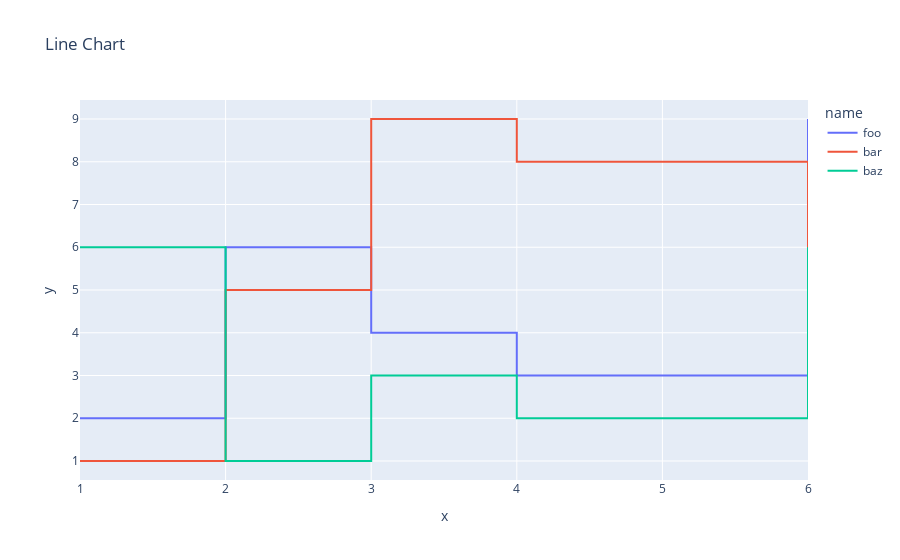

The code cell stored with this chart in its notebook:
### Code cell
x = [1, 2, 3, 4, 6]
y = [2, 6, 4, 3, 9]
y2 = [1, 5, 9, 8 ,3]
y3 = [6, 1, 3, 2, 6]
x_lines = [x, x, x]
y_lines = [y, y2, y3]
yaxis_names = ['foo', 'bar', 'baz']

# Step plot

print(x_lines)
df = pd.DataFrame(columns=['x', 'y', 'name'])
for i in range(len(y_lines)):
    for (x, y) in zip(x_lines[i], y_lines[i]):
        print(x, y)
        df.loc[len(df)] = [x, y, yaxis_names[i]]

fig = px.line(data_frame=df ,x='x', y='y', color='name', title="Line Chart",line_shape='hv')

# Restrict zooming to only on x axis
fig.update_layout(
    yaxis=dict(fixedrange=True)
)

#print(fig)
fig.show()

### Figure 1 — Plotly figure (JSON) as saved in the notebook; plotly's stock layout.template omitted (floating-point values rounded to 4 significant figures)
{"data": [{"hovertemplate": "name=foo<br>x=%{x}<br>y=%{y}<extra></extra>", "legendgroup": "foo", "line": {"color": "#636efa", "dash": "solid", "shape": "hv"}, "marker": {"symbol": "circle"}, "mode": "lines", "name": "foo", "orientation": "v", "showlegend": true, "type": "scatter", "x": [1, 2, 3, 4, 6], "xaxis": "x", "y": [2, 6, 4, 3, 9], "yaxis": "y"}, {"hovertemplate": "name=bar<br>x=%{x}<br>y=%{y}<extra></extra>", "legendgroup": "bar", "line": {"color": "#EF553B", "dash": "solid", "shape": "hv"}, "marker": {"symbol": "circle"}, "mode": "lines", "name": "bar", "orientation": "v", "showlegend": true, "type": "scatter", "x": [1, 2, 3, 4, 6], "xaxis": "x", "y": [1, 5, 9, 8, 3], "yaxis": "y"}, {"hovertemplate": "name=baz<br>x=%{x}<br>y=%{y}<extra></extra>", "legendgroup": "baz", "line": {"color": "#00cc96", "dash": "solid", "shape": "hv"}, "marker": {"symbol": "circle"}, "mode": "lines", "name": "baz", "orientation": "v", "showlegend": true, "type": "scatter", "x": [1, 2, 3, 4, 6], "xaxis": "x", "y": [6, 1, 3, 2, 6], "yaxis": "y"}], "layout": {"legend": {"title": {"text": "name"}, "tracegroupgap": 0}, "title": {"text": "Line Chart"}, "xaxis": {"anchor": "y", "domain": [0, 1], "title": {"text": "x"}}, "yaxis": {"anchor": "x", "domain": [0, 1], "fixedrange": true, "title": {"text": "y"}}}}
